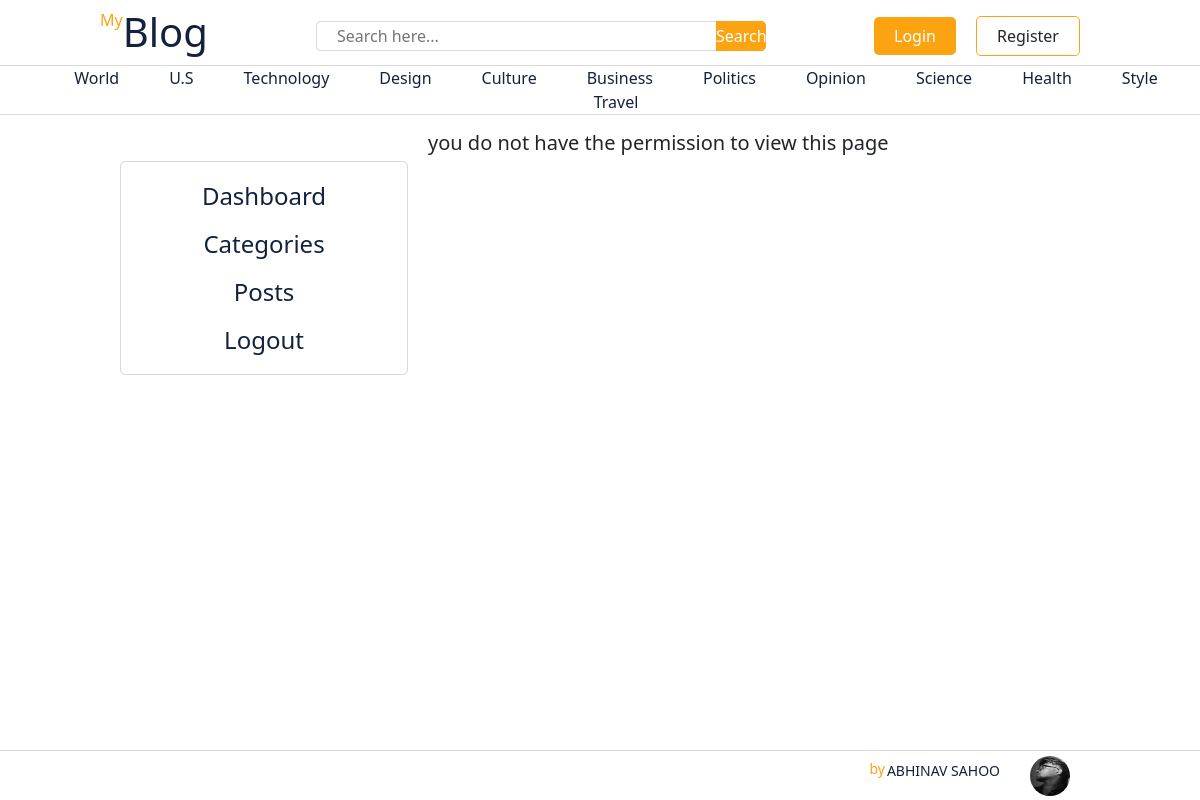
/dashboard/user/, run on the app's committed database.
### blogs/models.py (models this page shows, shortened)
class Category(models.Model):
    category_name=models.CharField(max_length=50,unique=True)
    created_at=models.DateTimeField(auto_now_add=True)
    updated_at=models.DateTimeField(auto_now=True)
    class Meta:
        verbose_name_plural='categories'

### dashboard/views.py (the view)
# urls.py: path('user/',views.user,name='user'),
def user(request):
    users=User.objects.all()
    context={
        "users":users,
    }
    return render(request,'dashboard/user.html',context)

### blogs/context_processors.py (called while the page is built)
def get_context(request):
    categories=Category.objects.all()
    return dict(categories=categories)

### templates/dashboard/user.html
{% extends 'base.html' %}
{% block content %}
<div class="dashboard-container">
    <div class="dashboard">
        {% include 'dashboard/sidebar.html' %}
        {% if perms.auth.view_user %}
        <div class="cat-table">
            <span style="display: flex; align-items: center; justify-content: space-between;">
                <h1>All Users</h1> <a
                    style="padding: 10px 20px ; background-color:navy; border-radius: 5px; text-decoration: none; color:white;"
                    href="{% url 'add_user' %}"><i style="margin-right: 10px;" class="fa-solid fa-plus"></i>add User</a>
            </span>
            <table>
                <tr>
                    <th>#</th>
                    <th>Userame</th>
                    <th>First Name</th>
                    <th>Email</th>
                    <th>Active</th>
                    <th>Staff</th>
                    <th>Superuser</th>
                    <th>Action</th>
                </tr>
                {% for i in users %}
                <tr>
                    <td>{{forloop.counter}}</td>
                    <td>{{i.username}}</td>
                    <td>{{i.first_name}}</td>
                    <td>{{i.email}}</td>
                    <td style="text-align: center;">
                        {% if i.is_active %}
                        <i class="fa-solid fa-circle-check" style="color: #63E6BE;"></i>
                        {% else %}
                        <i class="fa-solid fa-circle-xmark" style="color: #ff0000;"></i>
                        {% endif %}
                    </td>
                    <td style="text-align: center;">
                        {% if i.is_staff %}
                        <i class="fa-solid fa-circle-check" style="color: #63E6BE;"></i>
                        {% else %}
                        <i class="fa-solid fa-circle-xmark" style="color: #ff0000;"></i>
                        {% endif %}
                    </td>
                    <td style="text-align: center;">
                        {% if i.is_superuser %}
                        <i class="fa-solid fa-circle-check" style="color: #63E6BE;"></i>
                        {% else %}
                        <i class="fa-solid fa-circle-xmark" style="color: #ff0000;"></i>
                        {% endif %}
                    </td>
                    <td>
                        {% if not i.is_superuser%}
                        <a href="{% url 'edit_user' i.id %}"><i class="fa-solid fa-pen-to-square"
                                style="color: #63E6BE;"></i></a>
                        &nbsp;
                        <a href="{% url 'delete_user' i.id %}"><i class="fa-solid fa-trash" style="color: #ff0000;"></i>
                        {% else  %}
                        {% endif %}
                    </td></a>
                </tr>
                {% endfor %}
            </table>
        </div>
        {% else %}
        <h5>you do not have the permission to view this page</h5>
        {% endif %}
    </div>
</div>
{% endblock %}

### templates/base.html (shortened to what this page needs)
{% load static %}
<!DOCTYPE html>
<html lang="en">
<head>
    <link rel="stylesheet" href="{% static 'css/styles.css' %}">
    <link href="https://cdn.jsdelivr.net/npm/bootstrap@5.3.8/dist/css/bootstrap.min.css" rel="stylesheet">
    <link rel="stylesheet" href="https://cdnjs.cloudflare.com/ajax/libs/font-awesome/7.0.1/css/all.min.css" />
</head>
<body>
    <nav class="navbar">
        <a href="{% url 'home' %}">
            <span>
                <p>My</p>
                <h1>Blog</h1>
            </span>
        </a>
        <form action="{% url 'search' %}" method="GET" class="blog-search">
                <input type="search" placeholder="Search here..." name="keyword" value="{{ keyword }}"  >
                <button type="submit">Search</button>
        </form>
        <div class="login-container">
            {% if not user.is_authenticated %}
            <a href="{% url 'login' %}" class="login">Login</a>
            <a href="{% url 'register' %}" class="register">Register</a>
            {% else %}
                <a href="{% url 'dashboard' %}" class="login">dashboard</a>
                <a href="{% url 'logout' %}" class="login">Logout</a>
            {% endif %}
        </div>
    </nav>
    <ul class="nav-links">
        {% for cat in categories %}
        <li><a href="{% url 'get_by_category' cat.id %}">{{ cat.category_name }}</a></li>
        {% endfor %}
    </ul>
{% block content %}{% endblock %}
       <footer class="footer">
        <img src="{% static 'images/selfImg1.jpg' %}" alt="my Image">
        <span>
            <p>by</p>
            <h1>Abhinav Sahoo</h1>
        </span>
    </footer>
</body>
</html>

### core/static/css/styles.css (style rules this page uses)
* { margin: 0; padding: 0; box-sizing: border-box; }
:root { --white: #ffffff; --smoke: #e5e5e5; --orange-1: #fca311; --orange-2: #e2910f; --navy: #14213d; --black: #000000; --button-bdr: 5px; --grey: rgb(87, 87, 87); }
body { padding-bottom: 50px; }
.navbar { height: 65px; background-color: var(--white); display: flex; justify-content: space-between; align-items: center; margin-inline: 100px; }
.navbar a { text-decoration: none; }
.navbar span { display: flex; }
.navbar span h1 { color: var(--navy); }
.navbar span p { color: var(--orange-1); }
.login-container { width: fit-content; display: flex; justify-content: center; align-items: center; }
.navbar .login { text-decoration: none; background-color: var(--orange-1); color: var(--white); margin-right: 20px; padding: 7px 20px; border-radius: var(--button-bdr); }
.navbar .register { text-decoration: none; border: 1px solid var(--orange-1); color: var(--orange); margin-right: 20px; padding: 7px 20px; border-radius: var(--button-bdr); }
.nav-links { width: 100%; display: flex; flex-wrap: wrap; justify-content: center; column-gap: 50px; height: 50px; align-items: center; border-top: 1px solid rgba(128, 128, 128, 0.3); border-bottom: 1px solid rgba(128, 128, 128, 0.3); overflow-x: auto; scroll-snap-type: x mandatory; scroll-behavior: smooth; scrollbar-width: none; }
.nav-links li { list-style: none; color: var(--navy); }
.nav-links li a { text-decoration: none; color: var(--navy); }
.footer { position: fixed; bottom: 0; border-top: 1px solid rgba(128, 128, 128, 0.3); height: 50px; width: 100%; padding-inline: 100px; background-color: var(--white); display: flex; flex-direction: row-reverse; align-items: center; }
.footer span { display: flex; height: 100%; align-items: center; }
.footer span p { color: var(--orange-1); font-size: 14px; margin-right: 2px; margin-bottom: 15px; }
.footer span h1 { color: var(--navy); text-transform: uppercase; font-size:14px ; }
.footer img { height: 40px; width: 40px; border-radius: 50%; background-size: cover; margin-inline: 30px; }
.blog-search { height: fit-content; width: fit-content; background-color: var(--smoke); display: flex; border-radius: var(--button-bdr); }
.blog-search input { height:30px; width:400px; background-color: var(--white); border-radius: var(--button-bdr); padding-inline: 20px; border-left: 1px solid rgba(128, 128, 128, 0.3); border-top: 1px solid rgba(128, 128, 128, 0.3); border-bottom: 1px solid rgba(128, 128, 128, 0.3); border-right: none; outline: none; border-bottom-right-radius: 0; border-top-right-radius: 0; }
.blog-search button { height:30px; width:50px; border-radius: var(--button-bdr); border: none; background-color: var(--orange-1); color: var(--white); border-bottom-left-radius: 0; border-top-left-radius: 0; }
.dashboard-container { height: fit-content; width: 100%; padding-inline: 10vw; }
.dashboard { height: 100%; width: 100%; background-color: var(--white); display: flex; column-gap: 20px; }

### data on the page
Category: category_name "World"
Category: category_name "U.S"
Category: category_name "Technology"
Category: category_name "Design"
Category: category_name "Culture"
Category: category_name "Business"
Category: category_name "Politics"
Category: category_name "Opinion"
Category: category_name "Science"
Category: category_name "Health"
Category: category_name "Style"
Category: category_name "Travel"
